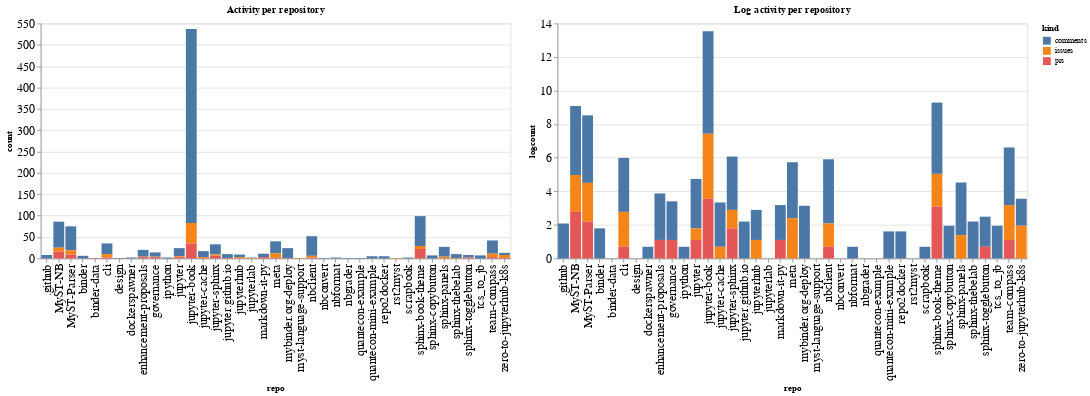

Notebook source saved alongside this figure:
### Code cell
ch1 = alt.Chart(repo_summaries, width=600, title="Activity per repository").mark_bar().encode(
    x='repo',
    y='count',
    color='kind',
    tooltip="kind"
)

ch2 = alt.Chart(repo_summaries, width=600, title="Log activity per repository").mark_bar().encode(
    x='repo',
    y='logcount',
    color='kind',
    tooltip="kind"
)

ch1 | ch2

### Figure 1 — Vega-Lite specification as saved in the notebook (floating-point values rounded to 4 significant figures)
{"config": {"axisLeft": {"labelFontSize": 15}, "axisBottom": {"labelFontSize": 15}}, "hconcat": [{"mark": "bar", "encoding": {"color": {"type": "nominal", "field": "kind"}, "tooltip": {"type": "nominal", "field": "kind"}, "x": {"type": "nominal", "field": "repo"}, "y": {"type": "quantitative", "field": "count"}}, "title": "Activity per repository", "width": 600}, {"mark": "bar", "encoding": {"color": {"type": "nominal", "field": "kind"}, "tooltip": {"type": "nominal", "field": "kind"}, "x": {"type": "nominal", "field": "repo"}, "y": {"type": "quantitative", "field": "logcount"}}, "title": "Log activity per repository", "width": 600}], "data": {"name": "data-85e886f498650c12d366ef58620e7025"}, "$schema": "https://vega.github.io/schema/vega-lite/v4.8.1.json", "datasets": {"data-85e886f498650c12d366ef58620e7025": [{"repo": ".github", "kind": "comments", "count": 8, "logcount": 2.079}, {"repo": "MyST-NB", "kind": "comments", "count": 61, "logcount": 4.111}, {"repo": "MyST-NB", "kind": "issues", "count": 9, "logcount": 2.197}, {"repo": "MyST-NB", "kind": "prs", "count": 16, "logcount": 2.773}, {"repo": "MyST-Parser", "kind": "comments", "count": 56, "logcount": 4.025}, {"repo": "MyST-Parser", "kind": "issues", "count": 10, "logcount": 2.303}, {"repo": "MyST-Parser", "kind": "prs", "count": 9, "logcount": 2.197}, {"repo": "binder", "kind": "comments", "count": 6, "logcount": 1.792}, {"repo": "binder-data", "kind": "prs", "count": 1, "logcount": 0.0}, {"repo": "cli", "kind": "comments", "count": 25, "logcount": 3.219}, {"repo": "cli", "kind": "issues", "count": 8, "logcount": 2.079}, {"repo": "cli", "kind": "prs", "count": 2, "logcount": 0.6931}, {"repo": "design", "kind": "comments", "count": 1, "logcount": 0.0}, {"repo": "dockerspawner", "kind": "comments", "count": 2, "logcount": 0.6931}, {"repo": "enhancement-proposals", "kind": "comments", "count": 16, "logcount": 2.773}, {"repo": "enhancement-proposals", "kind": "issues", "count": 1, "logcount": 0.0}, {"repo": "enhancement-proposals", "kind": "prs", "count": 3, "logcount": 1.099}, {"repo": "governance", "kind": "comments", "count": 10, "logcount": 2.303}, {"repo": "governance", "kind": "issues", "count": 1, "logcount": 0.0}, {"repo": "governance", "kind": "prs", "count": 3, "logcount": 1.099}, {"repo": "ipython", "kind": "comments", "count": 2, "logcount": 0.6931}, {"repo": "jupyter", "kind": "comments", "count": 19, "logcount": 2.944}, {"repo": "jupyter", "kind": "issues", "count": 2, "logcount": 0.6931}, {"repo": "jupyter", "kind": "prs", "count": 3, "logcount": 1.099}, {"repo": "jupyter-book", "kind": "comments", "count": 454, "logcount": 6.118}, {"repo": "jupyter-book", "kind": "issues", "count": 48, "logcount": 3.871}, {"repo": "jupyter-book", "kind": "prs", "count": 35, "logcount": 3.555}, {"repo": "jupyter-cache", "kind": "comments", "count": 14, "logcount": 2.639}, {"repo": "jupyter-cache", "kind": "issues", "count": 2, "logcount": 0.6931}, {"repo": "jupyter-cache", "kind": "prs", "count": 1, "logcount": 0.0}, {"repo": "jupyter-sphinx", "kind": "comments", "count": 24, "logcount": 3.178}, {"repo": "jupyter-sphinx", "kind": "issues", "count": 3, "logcount": 1.099}, {"repo": "jupyter-sphinx", "kind": "prs", "count": 6, "logcount": 1.792}, {"repo": "jupyter.github.io", "kind": "comments", "count": 9, "logcount": 2.197}, {"repo": "jupyter.github.io", "kind": "prs", "count": 1, "logcount": 0.0}, {"repo": "jupyterhub", "kind": "comments", "count": 6, "logcount": 1.792}, {"repo": "jupyterhub", "kind": "issues", "count": 3, "logcount": 1.099}, {"repo": "jupyterlab", "kind": "comments", "count": 1, "logcount": 0.0}, {"repo": "jupyterlab", "kind": "issues", "count": 1, "logcount": 0.0}, {"repo": "markdown-it-py", "kind": "comments", "count": 8, "logcount": 2.079}, {"repo": "markdown-it-py", "kind": "prs", "count": 3, "logcount": 1.099}, {"repo": "meta", "kind": "comments", "count": 28, "logcount": 3.332}, {"repo": "meta", "kind": "issues", "count": 11, "logcount": 2.398}, {"repo": "meta", "kind": "prs", "count": 1, "logcount": 0.0}, {"repo": "mybinder.org-deploy", "kind": "comments", "count": 23, "logcount": 3.135}, {"repo": "mybinder.org-deploy", "kind": "prs", "count": 1, "logcount": 0.0}, {"repo": "myst-language-support", "kind": "issues", "count": 1, "logcount": 0.0}, {"repo": "nbclient", "kind": "comments", "count": 46, "logcount": 3.829}, {"repo": "nbclient", "kind": "issues", "count": 4, "logcount": 1.386}, {"repo": "nbclient", "kind": "prs", "count": 2, "logcount": 0.6931}, {"repo": "nbconvert", "kind": "comments", "count": 1, "logcount": 0.0}, {"repo": "nbformat", "kind": "comments", "count": 2, "logcount": 0.6931}, {"repo": "nbgrader", "kind": "comments", "count": 1, "logcount": 0.0}, {"repo": "quantecon-example", "kind": "comments", "count": 1, "logcount": 0.0}, {"repo": "quantecon-mini-example", "kind": "comments", "count": 5, "logcount": 1.609}, {"repo": "repo2docker", "kind": "comments", "count": 5, "logcount": 1.609}, {"repo": "rst2myst", "kind": "issues", "count": 1, "logcount": 0.0}, {"repo": "scrapbook", "kind": "comments", "count": 2, "logcount": 0.6931}, {"repo": "sphinx-book-theme", "kind": "comments", "count": 70, "logcount": 4.248}, {"repo": "sphinx-book-theme", "kind": "issues", "count": 7, "logcount": 1.946}, {"repo": "sphinx-book-theme", "kind": "prs", "count": 22, "logcount": 3.091}, {"repo": "sphinx-copybutton", "kind": "comments", "count": 7, "logcount": 1.946}, {"repo": "sphinx-panels", "kind": "comments", "count": 23, "logcount": 3.135}, {"repo": "sphinx-panels", "kind": "issues", "count": 4, "logcount": 1.386}, {"repo": "sphinx-thebelab", "kind": "comments", "count": 9, "logcount": 2.197}, {"repo": "sphinx-thebelab", "kind": "issues", "count": 1, "logcount": 0.0}, {"repo": "sphinx-togglebutton", "kind": "comments", "count": 6, "logcount": 1.792}, {"repo": "sphinx-togglebutton", "kind": "prs", "count": 2, "logcount": 0.6931}, {"repo": "tcs_to_jb", "kind": "comments", "count": 7, "logcount": 1.946}, {"repo": "team-compass", "kind": "comments", "count": 31, "logcount": 3.434}, {"repo": "team-compass", "kind": "issues", "count": 8, "logcount": 2.079}, {"repo": "team-compass", "kind": "prs", "count": 3, "logcount": 1.099}, {"repo": "zero-to-jupyterhub-k8s", "kind": "comments", "count": 5, "logcount": 1.609}, {"repo": "zero-to-jupyterhub-k8s", "kind": "issues", "count": 7, "logcount": 1.946}, {"repo": "zero-to-jupyterhub-k8s", "kind": "prs", "count": 1, "logcount": 0.0}]}}
